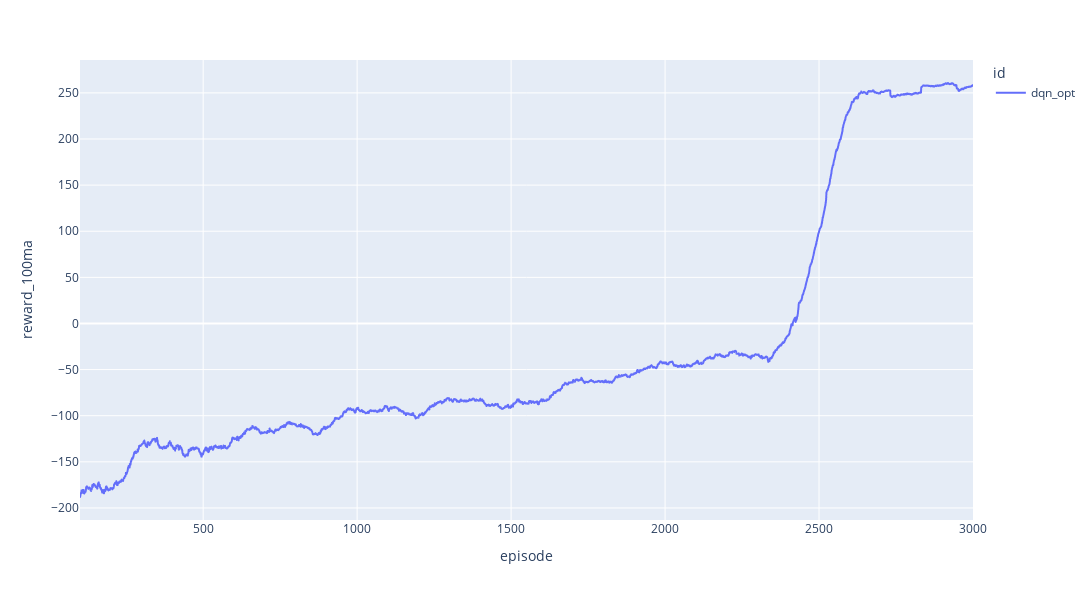

Notebook source saved alongside this figure:
### Code cell
# px.line(df, x='episode', y='reward_100ma', color='id', facet_col='id', facet_col_wrap=3, width=1600, height=800)

df = df[df['id'].isin(['dqn_v3', 'dqn_opt'])]

final_values = df.groupby('id')['reward_100ma'].last().sort_values(ascending=False)
category_orders = {'id': final_values.index.tolist()}

fig = px.line(df, x='episode', y='reward_100ma', color='id', category_orders=category_orders, width=1300, height=600)

fig

# fig.add_annotation(
#     x=x_max, y=200, text="Human Level", showarrow=False,
#     xanchor="left", xshift=5, yshift=10,  
#     font=dict(color="black", size=12),
#     row=1, col=1
# )

# fig.add_hline(
#     y=200,
#     line=dict(color="black", width=1.5, dash="dash"),
#     row=1, col=1
# )

### Figure 1 — Plotly figure (JSON) as saved in the notebook; plotly's stock layout.template omitted (floating-point values rounded to 4 significant figures; data arrays with more than 128 entries replaced by an {"elided": "..."} marker saying what was removed)
{"data": [{"hovertemplate": "id=dqn_opt<br>episode=%{x}<br>reward_100ma=%{y}<extra></extra>", "legendgroup": "dqn_opt", "line": {"color": "#636efa", "dash": "solid"}, "marker": {"symbol": "circle"}, "mode": "lines", "name": "dqn_opt", "showlegend": true, "type": "scattergl", "x": {"elided": "2901 int values"}, "xaxis": "x", "y": {"elided": "2901 float values"}, "yaxis": "y"}], "layout": {"height": 600, "legend": {"title": {"text": "id"}, "tracegroupgap": 0}, "margin": {"t": 60}, "width": 1300, "xaxis": {"anchor": "y", "domain": [0, 1], "title": {"text": "episode"}}, "yaxis": {"anchor": "x", "domain": [0, 1], "title": {"text": "reward_100ma"}}}}
